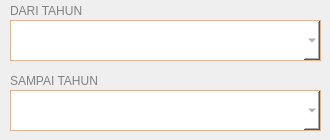
      <widget class="QWidget" name="tahunPage">
       <property name="styleSheet">
        <string notr="true">QWidget#tahunPage {
	background-color: #fcf9f4;
}</string>
       </property>
       <widget class="QComboBox" name="dariTahun">
        <property name="geometry">
         <rect>
          <x>10</x>
          <y>20</y>
          <width>311</width>
          <height>41</height>
         </rect>
        </property>
        <property name="styleSheet">
         <string notr="true">QComboBox#dariTahun {
	padding-left: 5px;
	font: 14pt &quot;Comic Sans MS&quot;;
	color: #818181;
	border: 1px solid rgba(255, 153, 70,200);
	background-color: #ffffff;
}
QComboBox#dariTahun:hover {
	border: 1px solid rgb(255, 153, 70);
}</string>
        </property>
       </widget>
       <widget class="QComboBox" name="sampaiTahun">
        <property name="geometry">
         <rect>
          <x>10</x>
          <y>90</y>
          <width>311</width>
          <height>41</height>
         </rect>
        </property>
        <property name="styleSheet">
         <string notr="true">QComboBox#sampaiTahun {
	padding-left: 5px;
	font: 14pt &quot;Comic Sans MS&quot;;
	color: #818181;
	border: 1px solid rgba(255, 153, 70,200);
	background-color: #ffffff;
}
QComboBox#sampaiTahun:hover {
	border: 1px solid rgb(255, 153, 70);
}</string>
        </property>
       </widget>
       <widget class="QLabel" name="label9">
        <property name="geometry">
         <rect>
          <x>10</x>
          <y>0</y>
          <width>101</width>
          <height>21</height>
         </rect>
        </property>
        <property name="styleSheet">
         <string notr="true">QLabel#label9 {
	font: 10pt &quot;Comic Sans MS&quot;;
	color: #818181;
}</string>
        </property>
        <property name="text">
         <string>DARI TAHUN</string>
        </property>
       </widget>
       <widget class="QLabel" name="label10">
        <property name="geometry">
         <rect>
          <x>10</x>
          <y>70</y>
          <width>111</width>
          <height>21</height>
         </rect>
        </property>
        <property name="styleSheet">
         <string notr="true">QLabel#label10 {
	font: 10pt &quot;Comic Sans MS&quot;;
	color: #818181;
}</string>
        </property>
        <property name="text">
         <string>SAMPAI TAHUN</string>
        </property>
       </widget>
      </widget>
